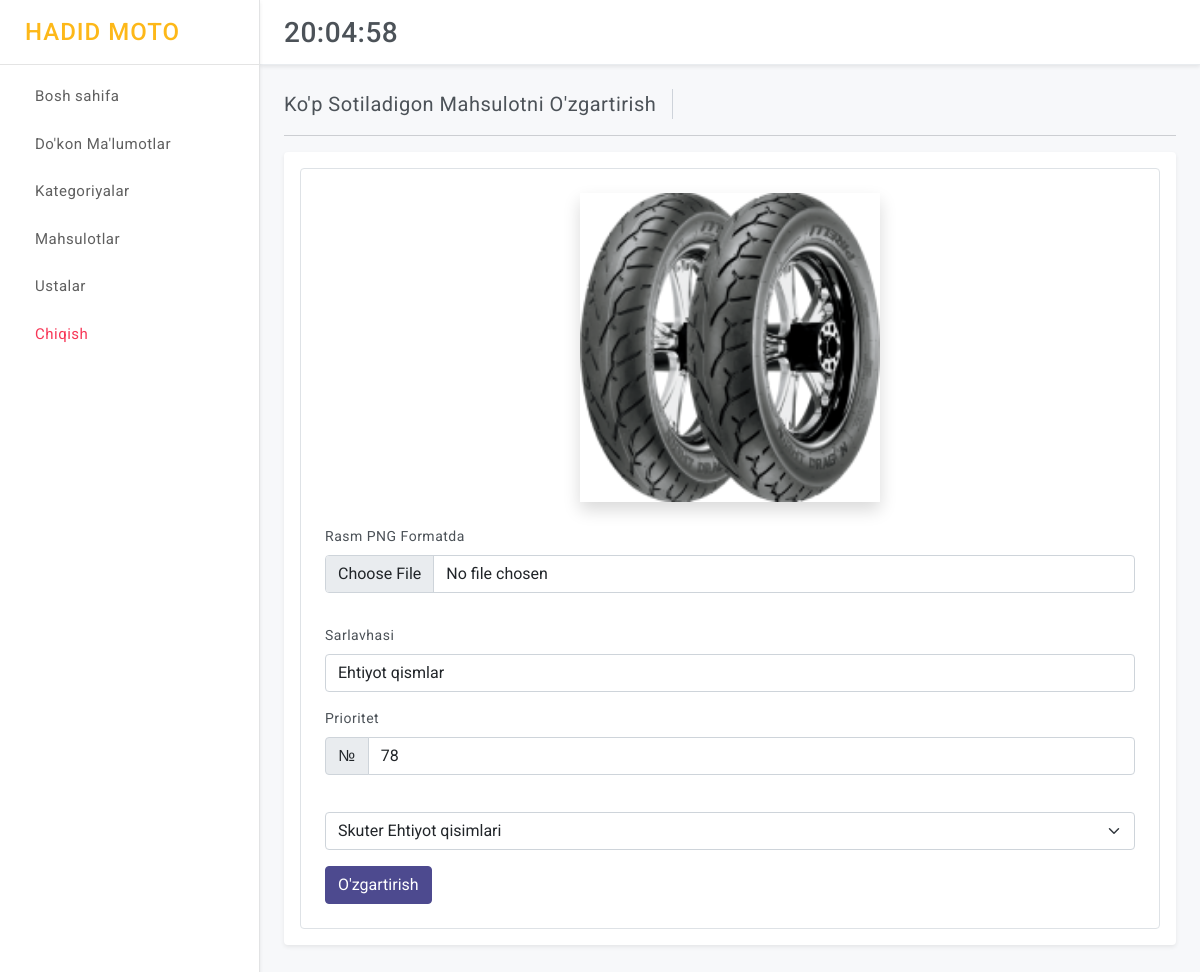
/sklad/popularcategory/8/ (signed in), run on the app's committed database.
### control/models.py (models this page shows, shortened)
class PopularCategory(models.Model):
    category = models.ForeignKey(Category, on_delete=models.CASCADE, null=True, blank=True)
    title = models.CharField(max_length=250, default="", blank=True)
    priority = models.IntegerField(default=0)
    image = ResizedImageField(size=[300, 300], quality=100, upload_to="popular_category/")
    class Meta:
        ordering = ('-priority',)

### control/views.py (the view)
# urls.py: path("popularcategory/<int:id>/", views.control_popularcategory_detail, name="control_popularcategory_detail"),
@login_required(login_url='login')
def control_popularcategory_detail(request, id):
    popularcategory = get_object_or_404(PopularCategory, id=id)
    categories = Category.objects.filter(available=True, is_active=True)
    total_popularcategories = PopularCategory.objects.all().count()
    context = {
        "base": base_context(request=request),
        "categories": categories,
        "popularcategory": popularcategory,
        "total_popularcategories":total_popularcategories
    }
    return render(request, "control/popularcategories/detail.html", context)

### control/views.py (called while the page is built)
def base_context(request):
    try:
        code = request.build_absolute_uri().split('?')[1]
    except:
        code = None
    context = {
        "code": code
    }
    return context

### templates/control/popularcategories/detail.html (shortened to what this page needs)
{% extends 'control/base.html' %}
{% load static %}
      {% block page_title %}Ko'p Sotiladigon Mahsulotni O'zgartirish{% endblock page_title %}
        {% block content %}
        <div class="card">
            <div class="card-body">
              <div class="p-4 border rounded">
                <form class="row g-3 needs-validation" action="{% url 'control_popularcategory_edit' %}" method="POST" enctype="multipart/form-data" novalidate>
                    <div class="col-md-12">
                        <div class="mb-4 d-flex flex-column gap-3 align-items-center justify-content-between">
                          <div class="shadow text-center">
                            <img src="{{ popularcategory.image.url }}" alt="{{ popularcategory.image.url }}" style="object-fit: cover;" class="rounded" width="300">
                          </div>
                          </div>
                          <label for="validationCustom01" class="form-label">Rasm PNG Formatda </label>
                          <div class="input-group has-validation mb-3">
                            <input type="file" name="file" class="form-control has-validation" accept="image/png" id="inputGroupFile02">
                          </div>
                      </div>
                      <div class="col-md-12">
                        <label for="validationCustom01" class="form-label">Sarlavhasi</label>
                        <input type="text" name="title" class="form-control" id="validationCustom01" value="{{popularcategory.title}}" required>
                      </div>
                      <div class="col-md-12">
                        <label for="validationCustomUsername" class="form-label">Prioritet</label>
                        <div class="input-group has-validation"> <span class="input-group-text" id="inputGroupPrepend">№</span>
                          <input type="number" name="priority" value="{{popularcategory.priority}}" oninput="this.value = this.value.replace(/[^0-9.]/g, '').replace(/(\..*)\./g, '$1');" class="form-control" id="validationCustomUsername" aria-describedby="inputGroupPrepend" required>
                        </div>
                      </div>
                      <div class="col-md-12">
                        <div class="input-group has-validation">
                        <select class="form-select" required name="category_id" aria-label="Default select example" id="validationCustom00">
                          {% for category in categories %}
                            {% if popularcategory.category.id == category.id %}
                              <option value="{{category.id}}" selected>{{ category.title }}</option>
                            {% else %}
                              <option value="{{category.id}}">{{ category.title }}</option>
                            {% endif %}
                          {% endfor %}
                        </select>
                        </div>
                      </div>
                  <div class="col-12">
                    <button class="btn btn-primary" type="submit">O'zgartirish</button>
                  </div>
                </form>
              </div>
            </div>
          </div>
        {% endblock content %}

### core/static/control/assets/css/style.css (style rules this page uses)
body { color: #4c5258; font-size: 14px; letter-spacing: .5px; background-color: #f7f8fa; overflow-x: hidden; font-family: Roboto, sans-serif; }
::placeholder { opacity: 0.5 !important; }

### data on the page
PopularCategory: image (picture), title "Ehtiyot qismlar", priority "78"

### other printed values
form field category_id "Skuter Ehtiyot qisimlari"
